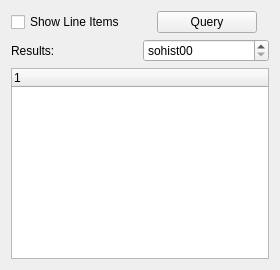
<?xml version="1.0" encoding="UTF-8"?>
<ui version="4.0">
 <comment>This file is part of the xTuple ERP: PostBooks Edition, a free and
open source Enterprise Resource Planning software suite,
Copyright (c) 1999-2012 by OpenMFG LLC, d/b/a xTuple.
It is licensed to you under the Common Public Attribution License
version 1.0, the full text of which (including xTuple-specific Exhibits)
is available at www.xtuple.com/CPAL.  By using this software, you agree
to be bound by its terms.</comment>
 <class>sohist</class>
 <widget class="QWidget" name="sohist">
  <property name="geometry">
   <rect>
    <x>0</x>
    <y>0</y>
    <width>280</width>
    <height>270</height>
   </rect>
  </property>
  <property name="windowTitle">
   <string>New Form</string>
  </property>
  <layout class="QGridLayout" name="gridLayout">
   <item row="0" column="1">
    <layout class="QVBoxLayout" name="verticalLayout">
     <property name="leftMargin">
      <number>14</number>
     </property>
     <property name="rightMargin">
      <number>12</number>
     </property>
     <item>
      <widget class="QPushButton" name="_query">
       <property name="text">
        <string>Query</string>
       </property>
      </widget>
     </item>
     <item>
      <spacer name="verticalSpacer">
       <property name="orientation">
        <enum>Qt::Vertical</enum>
       </property>
       <property name="sizeType">
        <enum>QSizePolicy::Preferred</enum>
       </property>
       <property name="sizeHint" stdset="0">
        <size>
         <width>20</width>
         <height>0</height>
        </size>
       </property>
      </spacer>
     </item>
    </layout>
   </item>
   <item row="2" column="0">
    <widget class="QLabel" name="_resultsLit">
     <property name="text">
      <string>Results:</string>
     </property>
     <property name="buddy">
      <cstring>_results</cstring>
     </property>
    </widget>
   </item>
   <item row="3" column="0" colspan="2">
    <widget class="XTreeWidget" name="_results"/>
   </item>
   <item row="0" column="0">
    <widget class="XCheckBox" name="_showLineItems">
     <property name="text">
      <string>Show Line Items</string>
     </property>
    </widget>
   </item>
   <item row="2" column="1">
    <widget class="QSpinBox" name="_selector">
     <property name="prefix">
      <string>sohist0</string>
     </property>
    </widget>
   </item>
  </layout>
 </widget>
 <customwidgets>
  <customwidget>
   <class>XCheckBox</class>
   <extends>QCheckBox</extends>
   <header>xcheckbox.h</header>
  </customwidget>
  <customwidget>
   <class>XTreeWidget</class>
   <extends>QTreeWidget</extends>
   <header>xtreewidget.h</header>
  </customwidget>
 </customwidgets>
 <tabstops>
  <tabstop>_results</tabstop>
  <tabstop>_query</tabstop>
 </tabstops>
 <resources/>
 <connections/>
</ui>
